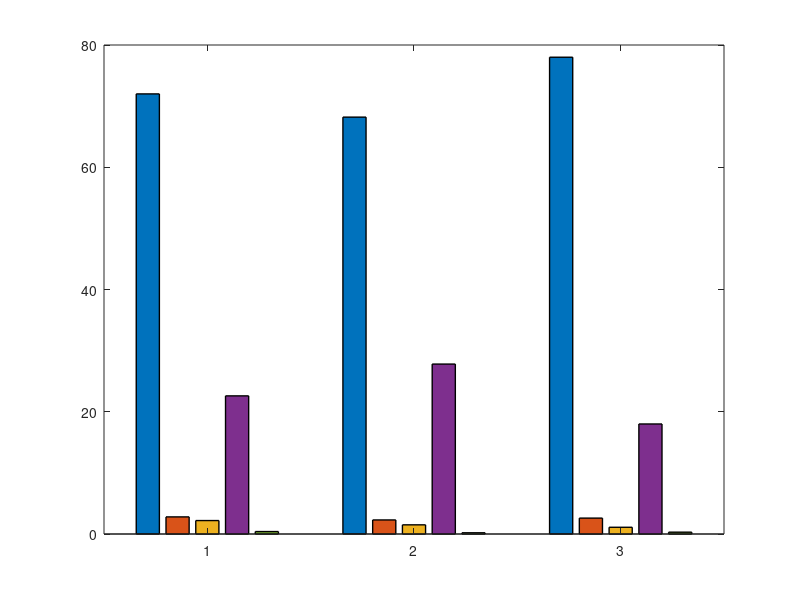

Here is the MATLAB script that generated this plot: (Note: this script raises an error after producing the figure.)
% Feedstock names
samples = {'Cowpea shell Char','Coconut husk Char','Corncob Char'};

% Ultimate analysis data (%)
C = [72.0 68.2 78.0];
H = [2.8 2.3 2.6];
N = [2.2 1.5 1.1];
O = [22.6 27.8 18.0];
S = [0.4 0.2 0.3];

data = [C; H; N; O; S]';

%% Plot grouped bar chart
figure('Color','w');
b = bar(data,'grouped','LineWidth',1);
hold on;

%% Colors
b(1).FaceColor = [0.70 0.80 0.95];   % Carbon
b(2).FaceColor = [0.85 0.65 0.65];   % Hydrogen
b(3).FaceColor = [0.75 0.85 0.75];   % Nitrogen
b(4).FaceColor = [0.95 0.90 0.60];   % Oxygen
b(5).FaceColor = [0.80 0.80 0.80];   % Sulfur

%% Formatting
set(gca,'XTickLabel',samples,'FontSize',11,'FontWeight','bold');
ylabel('Elemental composition (%)','FontSize',12,'FontWeight','bold');
xlabel('Biochar Samples','FontSize',12,'FontWeight','bold');
ylim([0 85]);
grid off;
box off;

legend({'Carbon','Hydrogen','Nitrogen','Oxygen','Sulphur'}, ...
       'Location','north','FontSize',10,'Orientation','horizontal');

%% Value labels
for i = 1:length(b)
    xtips = b(i).XEndPoints;
    ytips = b(i).YEndPoints;
    labels = string(b(i).YData);
    text(xtips, ytips + 0.8, labels, ...
        'HorizontalAlignment','center','FontSize',9);
end
